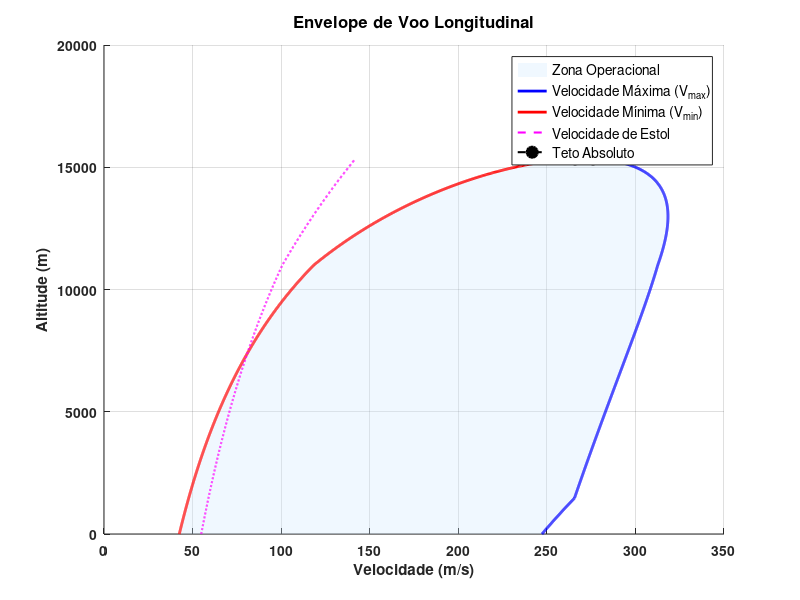

Write MATLAB code to recreate this figure.
%Trabalho Final - Desempenho
%Parte 2 - Análise de Envelope em Voo de cruzeiro
%Exercício 4: Envelope em Voo

function Ex4teste()
    %% Dados Básicos
    m_total = 33100;             % Massa total [kg]
    W_total = m_total * 9.81;    % Peso total [N]

    %% Características Aerodinâmicas p/ flap recolhido
    S = 88;                      % Área da asa [m²]
    CL_max = 2.0;                % Coef. de sustentação máximo
    CD0 = 0.015;                 % Coef. de arrasto parasita
    k = 0.05;                    % Fator de arrasto induzido

    %% Propulsão
    T0_single = 27800;           % Tração por motor [N]
    n_engines = 2;               % Número de motores
    delta_T = 1.0;               % Fator de manete (100%)

    n_rho = 0.6;                 % Parâmetro empírico para a modelagem da diminuição da tração máxima (F_max) com a altitude em modelos simplificados de envelope de voo.
    %depende do motor utilizado: Pistão 0.7/0.8 ou Turboélice simples 0.8/0.9 ou Turbojato	1.0

    F_max = T0_single * n_engines * delta_T;  % Tração máxima total ao nível do mar [N]

    %% Parâmetros
    Vmo_SL = 247.22;             % Velocidade máxima operacional 890km/h (nível do mar) [m/s]
    rho0 = 1.225;                % Densidade ao nível do mar [kg/m³]
    precisao_H = 10;            % Incremento de altitude [m]

    %% Geração do envelope
    plot_envelope_voo_cruzeiro(m_total, k, S, CD0, F_max, rho0, n_rho, CL_max, Vmo_SL, precisao_H);
end

function plot_envelope_voo_cruzeiro(m, k, S, Cd0, F_max, rho0, n_rho, CL_max, Vmo_SL, precisao_H)
    g = 9.81;
    
    % Determinar o teto absoluto
    Tmin = 2 * m * g * sqrt(k * Cd0);
    rho_teto = rho0 * (Tmin / F_max)^(1 / n_rho);
    H_teto = fzero(@(H) atmosferaISA(H) - rho_teto, 10000);
    H_vec = 0:precisao_H:ceil(H_teto);

    % Inicialização de vetores
    n = length(H_vec);
    V_min_vec = zeros(1, n);
    V_max_vec = zeros(1, n);
    V_estol_vec = zeros(1, n);

    % Cálculo das velocidades em cada altitude
    for i = 1:n
        H_i = H_vec(i);
        rho = atmosferaISA(H_i);

        % Estol
        V_estol_vec(i) = sqrt(2 * m * g / (rho * S * CL_max));

        % Velocidades mínima e máxima possíveis em cruzeiro permanente
        [Vmin, Vmax] = V_min_max_cruzeiro(m, H_i, S, Cd0, k, F_max, rho0, n_rho);
        Vmo = Vmo_SL * sqrt(rho0 / rho); % Limite por Vmo
        V_min_vec(i) = Vmin;
        V_max_vec(i) = min(Vmax, Vmo);
    end

    % Plot
    figure('Name','Envelope de Voo Longitudinal de Cruzeiro');
    hold on; grid on;

    % Área preenchida do envelope (opcional - pode manter ou remover)
    fill([V_min_vec fliplr(V_max_vec)], [H_vec fliplr(H_vec)], [0.8 0.9 1], 'EdgeColor','none', 'FaceAlpha',0.3, 'DisplayName', 'Zona Operacional');

    % Curva de V_max em azul escuro
    plot(V_max_vec, H_vec, 'b-', 'LineWidth', 2, 'DisplayName', 'Velocidade Máxima (V_{max})');

    % Curva de V_min em vermelho escuro
    plot(V_min_vec, H_vec, 'r-', 'LineWidth', 2, 'DisplayName', 'Velocidade Mínima (V_{min})');

    % Curva de estol em magenta
    plot(V_estol_vec, H_vec, 'm--', 'LineWidth', 1.5, 'DisplayName', 'Velocidade de Estol');

    % Teto absoluto
    plot([V_min_vec(end) V_max_vec(end)], [H_vec(end) H_vec(end)], 'ko--', 'LineWidth', 1.5, 'MarkerSize', 8, 'MarkerFaceColor','k', 'DisplayName', 'Teto Absoluto');
    text(mean([V_min_vec(end), V_max_vec(end)]), H_vec(end), sprintf('Teto: %.0f m', H_vec(end)), ...
    'VerticalAlignment', 'bottom', 'HorizontalAlignment', 'center', 'FontWeight', 'bold');

    % Configurações do gráfico
    xlabel('Velocidade (m/s)', 'FontWeight', 'bold');
    ylabel('Altitude (m)', 'FontWeight', 'bold');
    title('Envelope de Voo Longitudinal', 'FontSize', 12, 'FontWeight', 'bold');
    legend('Location', 'best', 'FontSize', 10);
    set(gca, 'FontWeight', 'bold');
    hold off;

    % Impressão dos resultados finais
    fprintf('Teto absoluto de voo: %.2f metros\n', H_vec(end));
    fprintf('Velocidade máxima alcançável: %.2f m/s\n', max(V_max_vec));
    fprintf('Densidade no teto (rho_teto): %.6f kg/m³\n', rho_teto);
end

function [V_min, V_max] = V_min_max_cruzeiro(m, H, S, Cd0, k, F_max, rho0, n_rho)
    rho = atmosferaISA(H);
    g = 9.81;
    a = 0.5 * rho * S * Cd0;
    b = -F_max * (rho / rho0)^n_rho;
    c = 2 * k * (m * g)^2 / (rho * S);
    raizes = roots([a, b, c]);
    raizes_reais = raizes(imag(raizes) == 0 & real(raizes) > 0);
    V_roots = sqrt(real(raizes_reais));
    V_min = min(V_roots);
    V_max = max(V_roots);
end

function [rho, T, p] = atmosferaISA(H) %exercício 1
    % Constantes
    R = 287;                % Constante dos gases [J/kg·K]
    g = 9.80665;            % Gravidade [m/s²]
    rho_SL = 1.225;         % Densidade ao nível do mar [kg/m³]
    T_SL = 15 + 273.15;     % Temperatura ao nível do mar [K] = 15°C
    gradT = -6.5 / 1000;    % Gradiente térmico da troposfera [K/m]

    if H <= 11000  % Troposfera
        T = T_SL + gradT * H;
        rho = rho_SL * (1 + (gradT * H)/T_SL)^(-g/(R * gradT) - 1);
        p = rho * R * T;
    else  % Estratosfera até 20.000 m
        T11 = T_SL + gradT * 11000;
        rho_11 = atmosferaISA(11000); % Chama a função para obter a densidade a 11.000 m
        T = T11;
        rho = rho_11 * exp(-g * (H - 11000)/(R * T11));
        p = rho * R * T;
    end
end
